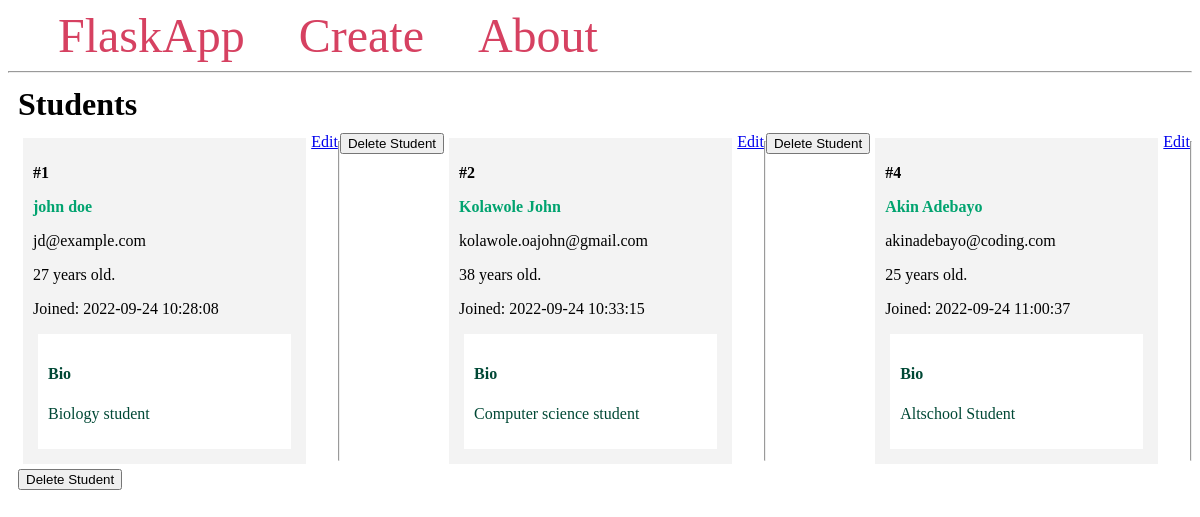
The page / on the database its author committed.
### app.py (models this page shows, shortened)
class Student(db.Model):
    id = db.Column(db.Integer, primary_key=True)
    firstname = db.Column(db.String(100), nullable=False)
    lastname = db.Column(db.String(100), nullable=False)
    email = db.Column(db.String(80), unique=True, nullable=False)
    age = db.Column(db.Integer)
    created_at = db.Column(db.DateTime(timezone=True),
                           server_default=func.now())
    bio = db.Column(db.Text)

### app.py (the view)
@app.route('/')
def index():
    students = Student.query.all()
    return render_template('index.html', students=students)

### templates/index.html
{% extends 'base.html' %} {% block content %}
<h1 class="title">{% block title %} Students {% endblock %}</h1>
<div class="content">
  {% for student in students %}
  <div class="student">
    <p><b>#{{ student.id }}</b></p>
    <b>
      <p class="name">
        <a href="{{ url_for('student', student_id=student.id)}}">
          {{ student.firstname }} {{ student.lastname }}
        </a>
      </p>
    </b>
    <p>{{ student.email }}</p>
    <p>{{ student.age }} years old.</p>
    <p>Joined: {{ student.created_at }}</p>
    <div class="bio">
      <h4>Bio</h4>
      <p>{{ student.bio }}</p>
    </div>
  </div>
  <a href="{{ url_for('edit', student_id=student.id) }}">Edit</a>
  <hr />
  <form method="POST" action="{{ url_for('delete', student_id=student.id) }}">
    <input
      type="submit"
      value="Delete Student"
      onclick="return confirm('Are you sure you want to delete this entry?')"
    />
  </form>
  {% endfor %}
</div>
{% endblock %}

### templates/base.html (shortened to what this page needs)
<!DOCTYPE html>
<html lang="en">
  <head>
    <link rel="stylesheet" href="../static/styles.css" />
  </head>
  <body>
    <nav>
      <a href="{{ url_for('index') }}">FlaskApp</a>
      <a href="{{url_for('create')}}">Create</a>
      <a href="#">About</a>
    </nav>
    <hr />
    <div class="content">{% block content %} {% endblock %}</div>
  </body>
</html>

### static/styles.css (style rules this page uses)
.title { margin: 5px; }
.content { margin: 5px; width: 100%; display: flex; flex-direction: row; flex-wrap: wrap; }
.student { flex: 20%; padding: 10px; margin: 5px; background-color: #f3f3f3; inline-size: 100%; }
.bio { padding: 10px; margin: 5px; background-color: #ffffff; color: #004835; }
.name a { color: #00a36f; text-decoration: none; }
nav a { color: #d64161; font-size: 3em; margin-left: 50px; text-decoration: none; }

### rows shown on the page
Student: id "1", firstname "john", lastname "doe", email "jd@example.com", age "27", created_at "2022-09-24 10:28:08", bio "Biology student"
Student: id "2", firstname "Kolawole", lastname "John", email "kolawole.oajohn@gmail.com", age "38", created_at "2022-09-24 10:33:15", bio "Computer science student"
Student: id "4", firstname "Akin", lastname "Adebayo", email "akinadebayo@coding.com", age "25", created_at "2022-09-24 11:00:37", bio "Altschool Student"
